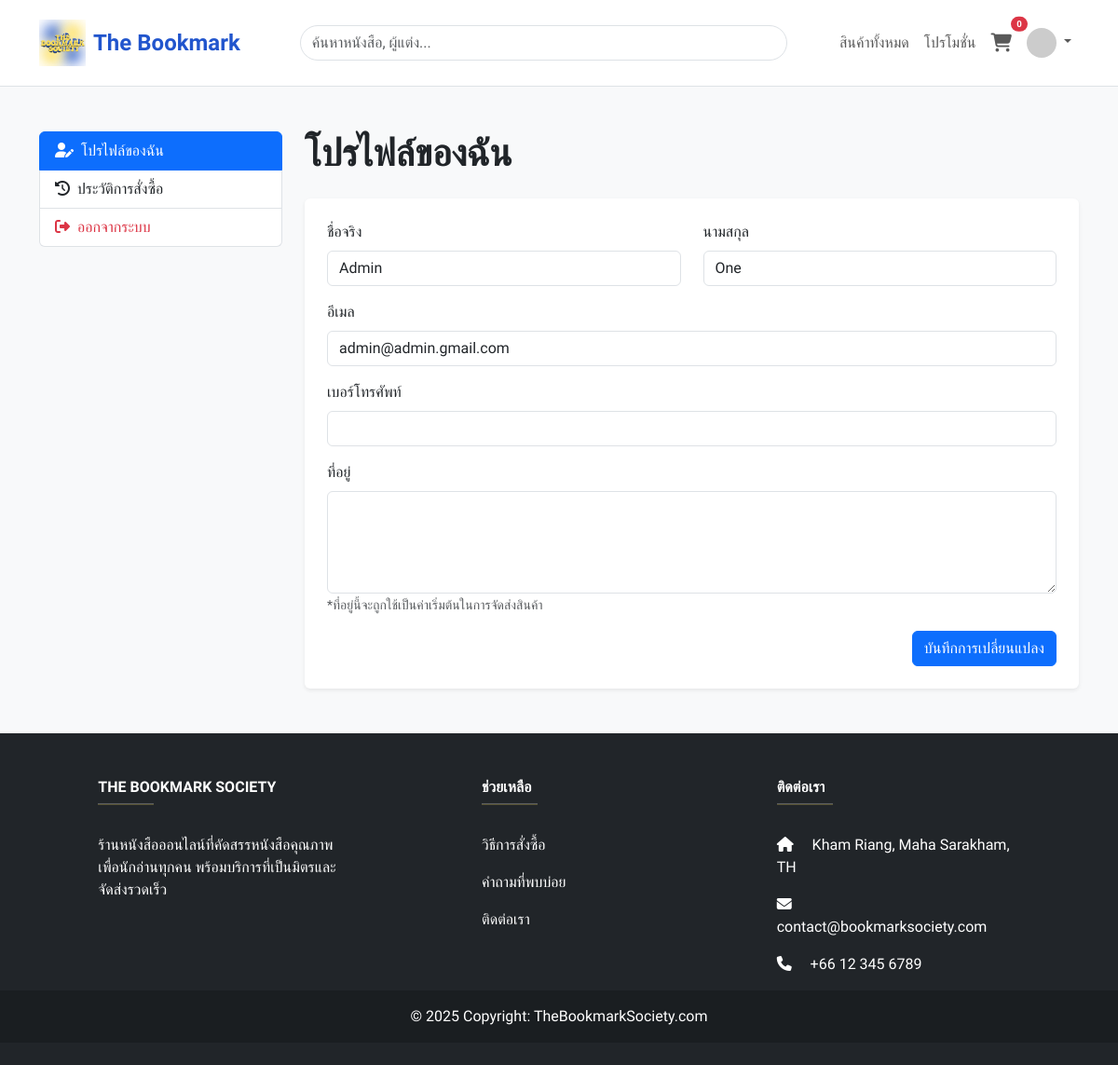
Page /pages/profile.php (signed in) on the committed database.
### tables this page shows
CREATE TABLE `user` (
  `user_id` int(11) NOT NULL,
  `firstname` varchar(100) NOT NULL,
  `lastname` varchar(100) NOT NULL,
  `email` varchar(150) NOT NULL,
  `password` varchar(255) NOT NULL,
  `address` text DEFAULT NULL,
  `phone` varchar(20) DEFAULT NULL,
  `birthday` date DEFAULT NULL,
  `role` enum('admin','user') DEFAULT 'user'
);

### pages/profile.php (the view, shortened to what this page needs)
<?php
include '../config/connectdb.php';
$user_id = $_SESSION['user_id'];
$stmt_select = $conn->prepare("SELECT * FROM `user` WHERE user_id = ?");
$stmt_select->bind_param("i", $user_id);
$stmt_select->execute();
$user = $stmt_select->get_result()->fetch_assoc();
?>
<!doctype html>
<html lang="th">
<head>
    <link href="https://cdn.jsdelivr.net/npm/bootstrap@5.3.3/dist/css/bootstrap.min.css" rel="stylesheet">
    <link rel="stylesheet" href="https://cdnjs.cloudflare.com/ajax/libs/font-awesome/6.5.1/css/all.min.css">
    <link rel="stylesheet" href="../includes/css/style.css">
</head>
<body>
<?php include '../includes/navbar.php'; ?>
<div class="container my-5">
    <div class="row">
        <div class="col-md-3">
            <div class="list-group">
                <a href="profile.php" class="list-group-item list-group-item-action active" aria-current="true">
                    <i class="fas fa-user-edit me-2"></i>โปรไฟล์ของฉัน
                </a>
                <a href="order_history.php" class="list-group-item list-group-item-action">
                    <i class="fas fa-history me-2"></i>ประวัติการสั่งซื้อ
                </a>
                <a href="../auth/logout.php" class="list-group-item list-group-item-action text-danger">
                    <i class="fas fa-sign-out-alt me-2"></i>ออกจากระบบ
                </a>
            </div>
        </div>
        <div class="col-md-9">
            <h1 class="mb-4">โปรไฟล์ของฉัน</h1>
            <div class="card shadow-sm border-0">
                <div class="card-body p-4">
                    <form action="profile.php" method="POST">
                        <div class="row">
                            <div class="col-md-6 mb-3">
                                <label for="firstname" class="form-label">ชื่อจริง</label>
                                <input type="text" class="form-control" id="firstname" name="firstname" value="<?= htmlspecialchars($user['firstname']) ?>" required>
                            </div>
                            <div class="col-md-6 mb-3">
                                <label for="lastname" class="form-label">นามสกุล</label>
                                <input type="text" class="form-control" id="lastname" name="lastname" value="<?= htmlspecialchars($user['lastname']) ?>" required>
                            </div>
                        </div>
                        <div class="mb-3">
                            <label for="email" class="form-label">อีเมล</label>
                            <input type="email" class="form-control" id="email" name="email" value="<?= htmlspecialchars($user['email']) ?>" required>
                        </div>
                        <div class="mb-3">
                            <label for="phone" class="form-label">เบอร์โทรศัพท์</label>
                            <input type="tel" class="form-control" id="phone" name="phone" value="<?= htmlspecialchars($user['phone']) ?>">
                        </div>
                        <div class="mb-3">
                            <label for="address" class="form-label">ที่อยู่</label>
                            <textarea class="form-control" id="address" name="address" rows="4"><?= htmlspecialchars($user['address']) ?></textarea>
                            <small class="form-text text-muted">*ที่อยู่นี้จะถูกใช้เป็นค่าเริ่มต้นในการจัดส่งสินค้า</small>
                        </div>
                        <div class="text-end">
                            <button type="submit" class="btn btn-primary">บันทึกการเปลี่ยนแปลง</button>
                        </div>
                    </form>
                </div>
            </div>
        </div>
    </div>
</div>
<?php include '../includes/footer.php'; ?>
</body>
</html>

### includes/css/style.css (style rules this page uses)
:root { --primary-color: #2155CD; --secondary-color: #0AA1DD; --accent-color: #FDDE55; --text-dark: #212529; --text-light: #6c757d; --bg-light: #f8f9fa; --border-color: #dee2e6; }
body { font-family: 'Prompt', sans-serif; background-color: var(--bg-light); color: var(--text-dark); }
h1, h2, h3, h4, h5, h6 { font-weight: 600; }

### rows in the picture
user: firstname "Admin", lastname "One", email "admin@admin.gmail.com"

### other values in the picture
$cartCount "0"
